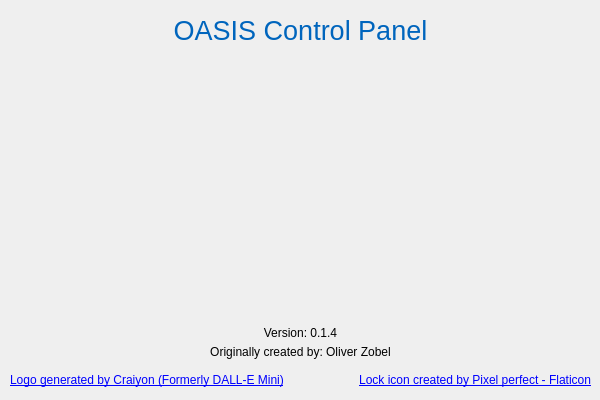
<?xml version="1.0" encoding="UTF-8"?>
<ui version="4.0">
 <class>Dialog</class>
 <widget class="QDialog" name="Dialog">
  <property name="geometry">
   <rect>
    <x>0</x>
    <y>0</y>
    <width>600</width>
    <height>400</height>
   </rect>
  </property>
  <property name="sizePolicy">
   <sizepolicy hsizetype="Fixed" vsizetype="Fixed">
    <horstretch>0</horstretch>
    <verstretch>0</verstretch>
   </sizepolicy>
  </property>
  <property name="minimumSize">
   <size>
    <width>600</width>
    <height>400</height>
   </size>
  </property>
  <property name="maximumSize">
   <size>
    <width>600</width>
    <height>400</height>
   </size>
  </property>
  <property name="contextMenuPolicy">
   <enum>Qt::NoContextMenu</enum>
  </property>
  <property name="windowTitle">
   <string>About OASIS Control Panel</string>
  </property>
  <widget class="QLabel" name="label">
   <property name="geometry">
    <rect>
     <x>0</x>
     <y>10</y>
     <width>601</width>
     <height>41</height>
    </rect>
   </property>
   <property name="font">
    <font>
     <pointsize>20</pointsize>
    </font>
   </property>
   <property name="cursor">
    <cursorShape>ArrowCursor</cursorShape>
   </property>
   <property name="text">
    <string>&lt;html&gt;&lt;head/&gt;&lt;body&gt;&lt;p&gt;&lt;span style=&quot; color:#0065bd;&quot;&gt;OASIS Control Panel&lt;/span&gt;&lt;/p&gt;&lt;/body&gt;&lt;/html&gt;</string>
   </property>
   <property name="alignment">
    <set>Qt::AlignCenter</set>
   </property>
   <property name="textInteractionFlags">
    <set>Qt::NoTextInteraction</set>
   </property>
  </widget>
  <widget class="QLabel" name="label_3">
   <property name="geometry">
    <rect>
     <x>0</x>
     <y>340</y>
     <width>601</width>
     <height>25</height>
    </rect>
   </property>
   <property name="text">
    <string>&lt;html&gt;&lt;head/&gt;&lt;body&gt;&lt;p&gt;Originally created by: Oliver Zobel&lt;/p&gt;&lt;/body&gt;&lt;/html&gt;</string>
   </property>
   <property name="alignment">
    <set>Qt::AlignCenter</set>
   </property>
  </widget>
  <widget class="QLabel" name="label_4">
   <property name="geometry">
    <rect>
     <x>0</x>
     <y>320</y>
     <width>601</width>
     <height>25</height>
    </rect>
   </property>
   <property name="text">
    <string>Version: 0.1.4</string>
   </property>
   <property name="alignment">
    <set>Qt::AlignCenter</set>
   </property>
  </widget>
  <widget class="QLabel" name="label_8">
   <property name="geometry">
    <rect>
     <x>290</x>
     <y>370</y>
     <width>301</width>
     <height>21</height>
    </rect>
   </property>
   <property name="text">
    <string>&lt;a href=&quot;https://www.flaticon.com/de/kostenlose-icons/sperren&quot; title=&quot;sperren Icons&quot;&gt;Lock icon created by Pixel perfect - Flaticon&lt;/a&gt;</string>
   </property>
   <property name="alignment">
    <set>Qt::AlignRight|Qt::AlignTrailing|Qt::AlignVCenter</set>
   </property>
  </widget>
  <widget class="QLabel" name="label_2">
   <property name="geometry">
    <rect>
     <x>170</x>
     <y>60</y>
     <width>256</width>
     <height>256</height>
    </rect>
   </property>
   <property name="contextMenuPolicy">
    <enum>Qt::CustomContextMenu</enum>
   </property>
   <property name="text">
    <string/>
   </property>
   <property name="pixmap">
    <pixmap resource="UI_resources.qrc">:/Icons/resources/icons/256x256.png</pixmap>
   </property>
   <property name="scaledContents">
    <bool>true</bool>
   </property>
  </widget>
  <widget class="QLabel" name="label_5">
   <property name="geometry">
    <rect>
     <x>10</x>
     <y>370</y>
     <width>291</width>
     <height>21</height>
    </rect>
   </property>
   <property name="text">
    <string>&lt;a href=&quot;https://www.craiyon.com/&quot; title=&quot;Craiyon&quot;&gt;Logo generated by Craiyon (Formerly DALL-E Mini)&lt;/a&gt;</string>
   </property>
  </widget>
 </widget>
 <resources>
  <include location="UI_resources.qrc"/>
 </resources>
 <connections/>
</ui>
